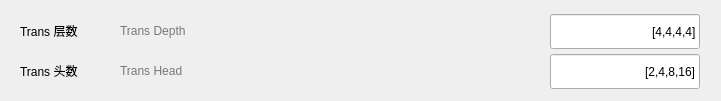
    <widget class="SimpleCardWidget" name="ModelParaArea_3">
     <property name="geometry">
      <rect>
       <x>0</x>
       <y>710</y>
       <width>721</width>
       <height>101</height>
      </rect>
     </property>
     <widget class="QWidget" name="TransDepthArea" native="true">
      <property name="geometry">
       <rect>
        <x>10</x>
        <y>10</y>
        <width>700</width>
        <height>41</height>
       </rect>
      </property>
      <property name="styleSheet">
       <string notr="true">QWidget#TransDepthArea:hover{
	background: rgba(20,140,211,0.03);
	border-radius: 7px;
}</string>
      </property>
      <layout class="QHBoxLayout" name="horizontalLayout_25" stretch="0,0,0,1,0,0">
       <property name="spacing">
        <number>0</number>
       </property>
       <property name="leftMargin">
        <number>0</number>
       </property>
       <property name="topMargin">
        <number>0</number>
       </property>
       <property name="rightMargin">
        <number>0</number>
       </property>
       <property name="bottomMargin">
        <number>0</number>
       </property>
       <item>
        <spacer name="MaxEpochSpacer2_17">
         <property name="orientation">
          <enum>Qt::Horizontal</enum>
         </property>
         <property name="sizeHint" stdset="0">
          <size>
           <width>10</width>
           <height>20</height>
          </size>
         </property>
        </spacer>
       </item>
       <item>
        <widget class="StrongBodyLabel" name="MaxEpoch_CN_17">
         <property name="minimumSize">
          <size>
           <width>100</width>
           <height>0</height>
          </size>
         </property>
         <property name="maximumSize">
          <size>
           <width>100</width>
           <height>16777215</height>
          </size>
         </property>
         <property name="text">
          <string>Trans 层数</string>
         </property>
        </widget>
       </item>
       <item>
        <widget class="CaptionLabel" name="MaxEpoch_EN_17">
         <property name="minimumSize">
          <size>
           <width>100</width>
           <height>0</height>
          </size>
         </property>
         <property name="maximumSize">
          <size>
           <width>100</width>
           <height>16777215</height>
          </size>
         </property>
         <property name="styleSheet">
          <string notr="true">color: rgb(116, 120, 122);</string>
         </property>
         <property name="text">
          <string>Trans Depth</string>
         </property>
        </widget>
       </item>
       <item>
        <spacer name="MaxEpochSpacer1_17">
         <property name="orientation">
          <enum>Qt::Horizontal</enum>
         </property>
         <property name="sizeHint" stdset="0">
          <size>
           <width>40</width>
           <height>20</height>
          </size>
         </property>
        </spacer>
       </item>
       <item>
        <widget class="EditableComboBox" name="TransDepthBox">
         <property name="minimumSize">
          <size>
           <width>150</width>
           <height>35</height>
          </size>
         </property>
         <property name="maximumSize">
          <size>
           <width>150</width>
           <height>33</height>
          </size>
         </property>
         <property name="text">
          <string>[4,4,4,4]</string>
         </property>
         <property name="alignment">
          <set>Qt::AlignRight|Qt::AlignTrailing|Qt::AlignVCenter</set>
         </property>
        </widget>
       </item>
       <item>
        <spacer name="MaxEpochSpacer3_17">
         <property name="orientation">
          <enum>Qt::Horizontal</enum>
         </property>
         <property name="sizeHint" stdset="0">
          <size>
           <width>10</width>
           <height>20</height>
          </size>
         </property>
        </spacer>
       </item>
      </layout>
     </widget>
     <widget class="QWidget" name="TransHeadArea" native="true">
      <property name="geometry">
       <rect>
        <x>10</x>
        <y>50</y>
        <width>700</width>
        <height>41</height>
       </rect>
      </property>
      <property name="styleSheet">
       <string notr="true">QWidget#TransHeadArea:hover{
	background: rgba(20,140,211,0.03);
	border-radius: 7px;
}</string>
      </property>
      <layout class="QHBoxLayout" name="horizontalLayout_26" stretch="0,0,0,1,0,0">
       <property name="spacing">
        <number>0</number>
       </property>
       <property name="leftMargin">
        <number>0</number>
       </property>
       <property name="topMargin">
        <number>0</number>
       </property>
       <property name="rightMargin">
        <number>0</number>
       </property>
       <property name="bottomMargin">
        <number>0</number>
       </property>
       <item>
        <spacer name="MaxEpochSpacer2_18">
         <property name="orientation">
          <enum>Qt::Horizontal</enum>
         </property>
         <property name="sizeHint" stdset="0">
          <size>
           <width>10</width>
           <height>20</height>
          </size>
         </property>
        </spacer>
       </item>
       <item>
        <widget class="StrongBodyLabel" name="MaxEpoch_CN_18">
         <property name="minimumSize">
          <size>
           <width>100</width>
           <height>0</height>
          </size>
         </property>
         <property name="maximumSize">
          <size>
           <width>100</width>
           <height>16777215</height>
          </size>
         </property>
         <property name="text">
          <string>Trans 头数</string>
         </property>
        </widget>
       </item>
       <item>
        <widget class="CaptionLabel" name="MaxEpoch_EN_18">
         <property name="minimumSize">
          <size>
           <width>100</width>
           <height>0</height>
          </size>
         </property>
         <property name="maximumSize">
          <size>
           <width>100</width>
           <height>16777215</height>
          </size>
         </property>
         <property name="styleSheet">
          <string notr="true">color: rgb(116, 120, 122);</string>
         </property>
         <property name="text">
          <string>Trans Head</string>
         </property>
        </widget>
       </item>
       <item>
        <spacer name="MaxEpochSpacer1_18">
         <property name="orientation">
          <enum>Qt::Horizontal</enum>
         </property>
         <property name="sizeHint" stdset="0">
          <size>
           <width>40</width>
           <height>20</height>
          </size>
         </property>
        </spacer>
       </item>
       <item>
        <widget class="EditableComboBox" name="TransHeadBox">
         <property name="minimumSize">
          <size>
           <width>150</width>
           <height>35</height>
          </size>
         </property>
         <property name="maximumSize">
          <size>
           <width>150</width>
           <height>33</height>
          </size>
         </property>
         <property name="text">
          <string>[2,4,8,16]</string>
         </property>
         <property name="alignment">
          <set>Qt::AlignRight|Qt::AlignTrailing|Qt::AlignVCenter</set>
         </property>
        </widget>
       </item>
       <item>
        <spacer name="MaxEpochSpacer3_18">
         <property name="orientation">
          <enum>Qt::Horizontal</enum>
         </property>
         <property name="sizeHint" stdset="0">
          <size>
           <width>10</width>
           <height>20</height>
          </size>
         </property>
        </spacer>
       </item>
      </layout>
     </widget>
    </widget>
